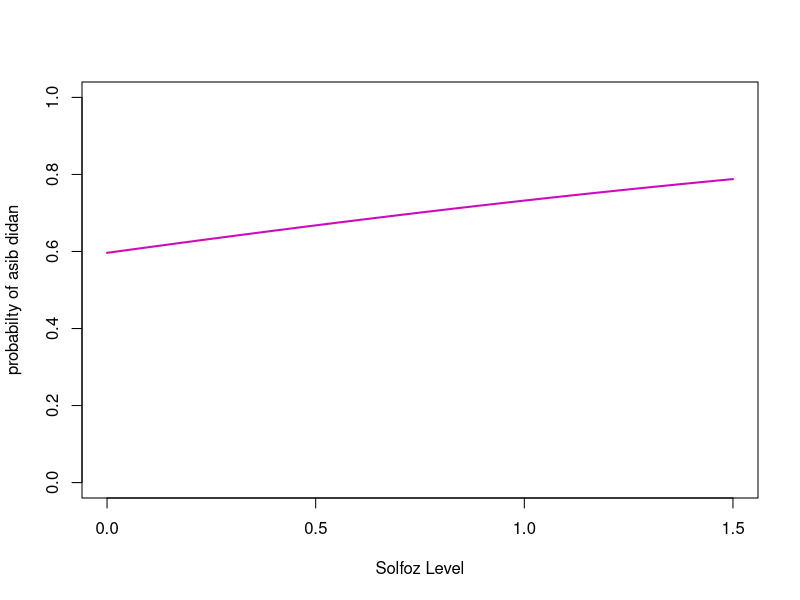
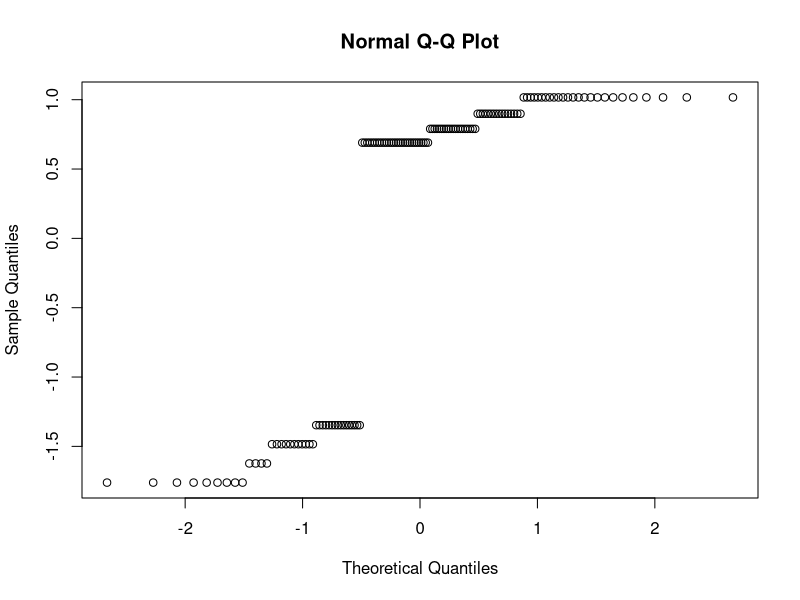

Recreate these plots in R, in order.
## ---- chunk 1
#soal8:
y=c(rep(1 ,90 ) ,rep(0 , 40 ))
x= c(rep(0 , 25) ,rep(0.5 ,16) , rep(1 , 20) , rep(1.5 , 29) ,
     rep(0,16) , rep(0.5 , 11) , rep(1 ,4) , rep(1.5 , 9))

table(x,y)
fit1<-glm(y~x,family = binomial(link = "logit") )
summary(fit1)
residuals.glm(fit1 , type = "pearson")
fitted.values(fit1)
predict.glm(fit1 , type = "response")


seq<-data.frame(x=seq(min(x),max(x),len=50))
seq$y=predict(fit1,newdata= seq,type="response")
plot(x=c(0 , 1.5),y=c(0,1),type="n" ,col= c(1:50),pch=19,cex=1.1,
     ylab="probabilty of asib didan" , xlab="Solfoz Level")
lines(y~x, data = seq,col=6,lwd= 2)

residuals(fit1)
rstudent(fit1)
rstandard(fit1)
anova(fit1)
fit1$null.deviance
fit1$deviance
qqnorm(residuals(fit1))

